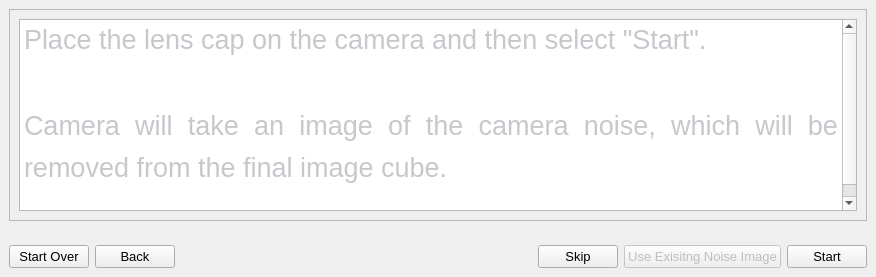
                 <widget class="QWidget" name="noiseStep0">
                  <layout class="QVBoxLayout" name="verticalLayout_6">
                   <property name="leftMargin">
                    <number>0</number>
                   </property>
                   <property name="topMargin">
                    <number>0</number>
                   </property>
                   <property name="rightMargin">
                    <number>0</number>
                   </property>
                   <property name="bottomMargin">
                    <number>0</number>
                   </property>
                   <item>
                    <widget class="QWidget" name="noiseStep0Main" native="true">
                     <property name="sizePolicy">
                      <sizepolicy hsizetype="Preferred" vsizetype="Preferred">
                       <horstretch>0</horstretch>
                       <verstretch>8</verstretch>
                      </sizepolicy>
                     </property>
                     <layout class="QGridLayout" name="gridLayout_4">
                      <property name="leftMargin">
                       <number>9</number>
                      </property>
                      <property name="topMargin">
                       <number>9</number>
                      </property>
                      <property name="rightMargin">
                       <number>9</number>
                      </property>
                      <item row="0" column="0">
                       <widget class="QFrame" name="noiseInfoFrame">
                        <property name="frameShape">
                         <enum>QFrame::StyledPanel</enum>
                        </property>
                        <property name="frameShadow">
                         <enum>QFrame::Raised</enum>
                        </property>
                        <layout class="QGridLayout" name="gridLayout_5">
                         <item row="0" column="0">
                          <widget class="QTextEdit" name="noiseInfo">
                           <property name="font">
                            <font>
                             <pointsize>12</pointsize>
                            </font>
                           </property>
                           <property name="html">
                            <string>&lt;!DOCTYPE HTML PUBLIC &quot;-//W3C//DTD HTML 4.0//EN&quot; &quot;http://www.w3.org/TR/REC-html40/strict.dtd&quot;&gt;
&lt;html&gt;&lt;head&gt;&lt;meta name=&quot;qrichtext&quot; content=&quot;1&quot; /&gt;&lt;meta charset=&quot;utf-8&quot; /&gt;&lt;style type=&quot;text/css&quot;&gt;
p, li { white-space: pre-wrap; }
hr { height: 1px; border-width: 0; }
li.unchecked::marker { content: &quot;\2610&quot;; }
li.checked::marker { content: &quot;\2612&quot;; }
&lt;/style&gt;&lt;/head&gt;&lt;body style=&quot; font-family:'Segoe UI'; font-size:12pt; font-weight:400; font-style:normal;&quot;&gt;
&lt;p align=&quot;justify&quot; style=&quot; margin-top:0px; margin-bottom:0px; margin-left:0px; margin-right:0px; -qt-block-indent:0; text-indent:0px; line-height:138%;&quot;&gt;&lt;a name=&quot;docs-internal-guid-bfb332c5-7fff-45b3-3432-b20788c86569&quot;&gt;&lt;/a&gt;&lt;span style=&quot; font-family:'Arial'; font-size:20pt; color:#c7c7cc; background-color:transparent;&quot;&gt;P&lt;/span&gt;&lt;span style=&quot; font-family:'Arial'; font-size:20pt; color:#c7c7cc; background-color:transparent;&quot;&gt;lace the lens cap on the camera and then select &amp;quot;Start&amp;quot;.&lt;/span&gt;&lt;/p&gt;
&lt;p align=&quot;justify&quot; style=&quot;-qt-paragraph-type:empty; margin-top:0px; margin-bottom:0px; margin-left:0px; margin-right:0px; -qt-block-indent:0; text-indent:0px; line-height:138%; font-family:'Arial'; font-size:20pt; color:#c7c7cc;&quot;&gt;&lt;br /&gt;&lt;/p&gt;
&lt;p align=&quot;justify&quot; style=&quot; margin-top:0px; margin-bottom:0px; margin-left:0px; margin-right:0px; -qt-block-indent:0; text-indent:0px; line-height:138%;&quot;&gt;&lt;span style=&quot; font-family:'Arial'; font-size:20pt; color:#c7c7cc; background-color:transparent;&quot;&gt;Camera will take an image of the camera noise, which will be removed from the final image cube.&lt;/span&gt;&lt;span style=&quot; font-family:'MS Shell Dlg 2'; font-size:20pt;&quot;&gt;&lt;br /&gt;&lt;/span&gt;&lt;/p&gt;&lt;/body&gt;&lt;/html&gt;</string>
                           </property>
                          </widget>
                         </item>
                        </layout>
                       </widget>
                      </item>
                     </layout>
                    </widget>
                   </item>
                   <item>
                    <widget class="QWidget" name="noiseStep0Bar" native="true">
                     <property name="sizePolicy">
                      <sizepolicy hsizetype="Preferred" vsizetype="Preferred">
                       <horstretch>0</horstretch>
                       <verstretch>1</verstretch>
                      </sizepolicy>
                     </property>
                     <layout class="QHBoxLayout" name="horizontalLayout_5">
                      <property name="leftMargin">
                       <number>9</number>
                      </property>
                      <property name="rightMargin">
                       <number>9</number>
                      </property>
                      <property name="bottomMargin">
                       <number>9</number>
                      </property>
                      <item>
                       <widget class="QPushButton" name="noiseStartOverButton">
                        <property name="font">
                         <font>
                          <pointsize>10</pointsize>
                         </font>
                        </property>
                        <property name="text">
                         <string>Start Over</string>
                        </property>
                       </widget>
                      </item>
                      <item>
                       <widget class="QPushButton" name="noiseBackButton">
                        <property name="font">
                         <font>
                          <pointsize>10</pointsize>
                         </font>
                        </property>
                        <property name="text">
                         <string>Back</string>
                        </property>
                       </widget>
                      </item>
                      <item>
                       <spacer name="horizontalSpacer_4">
                        <property name="orientation">
                         <enum>Qt::Horizontal</enum>
                        </property>
                        <property name="sizeHint" stdset="0">
                         <size>
                          <width>357</width>
                          <height>20</height>
                         </size>
                        </property>
                       </spacer>
                      </item>
                      <item>
                       <widget class="QPushButton" name="noiseSkipButton">
                        <property name="font">
                         <font>
                          <pointsize>10</pointsize>
                         </font>
                        </property>
                        <property name="text">
                         <string>Skip</string>
                        </property>
                        <property name="flat">
                         <bool>false</bool>
                        </property>
                       </widget>
                      </item>
                      <item>
                       <widget class="QPushButton" name="useExistingNoiseButton">
                        <property name="enabled">
                         <bool>false</bool>
                        </property>
                        <property name="font">
                         <font>
                          <pointsize>10</pointsize>
                         </font>
                        </property>
                        <property name="text">
                         <string>Use Exisitng Noise Image</string>
                        </property>
                       </widget>
                      </item>
                      <item>
                       <widget class="QPushButton" name="noiseStartButton">
                        <property name="font">
                         <font>
                          <pointsize>10</pointsize>
                         </font>
                        </property>
                        <property name="text">
                         <string>Start</string>
                        </property>
                       </widget>
                      </item>
                     </layout>
                    </widget>
                   </item>
                  </layout>
                 </widget>
